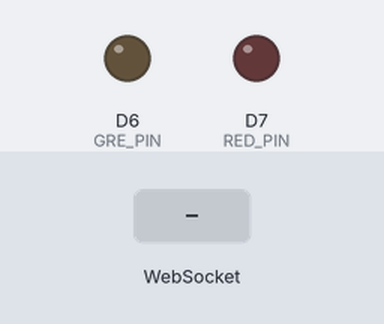
This sketch was run on a simulated ESP8266 (NodeMCU). Shown: output pins drawn as LEDs (lit = HIGH). The test bench sets the inputs (shaded band). WiFi joins after 1.5 s; servers stay silent unless stated; what the sketch prints to the serial monitor is not drawn.

Above: at 2.7 s.
2.8 s: WebSocket text "togglered" received
At 3.9 s:
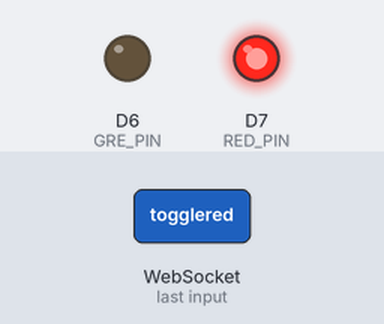
4.3 s: WebSocket text "togglegreen" received
At 5.0 s:
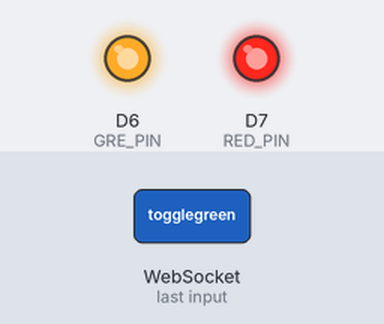
5.8 s: WebSocket text "togglered" received
At 6.2 s:
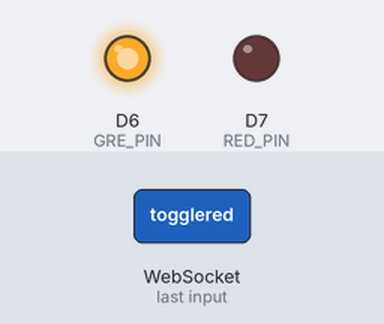
Timing chart, 0 to 8.8 s (numbered marks = the images above; inputs shaded):
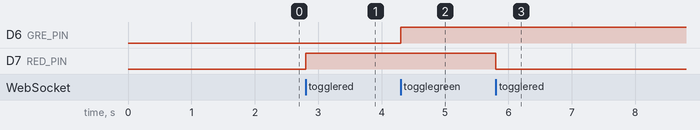

Measured:
- after the input at 2.8 s, D7 (RED_PIN): LOW → HIGH at once
- after the input at 4.3 s, D6 (GRE_PIN): LOW → HIGH at once
- after the input at 5.8 s, D7 (RED_PIN): HIGH → LOW at once

The sketch:

esp32.ino
```cpp
#include <ESP8266WiFi.h>
#include <WiFi.h>
#include <WiFiClient.h>
#include <ESP8266WebServer.h>
#include <WebSocketsServer.h>
#include "max6675.h"

#define MAX_FRAME_LENGTH 64
#define WIFI_SSID "LANtern [2Ghz]"
#define WIFI_PASS "A52E9A7197"

ESP8266WebServer server(80);
WebSocketsServer ledserver(55533);

const int RED_PIN = D7; bool RED_ON = false;
const int GRE_PIN = D6; bool GRE_ON = false;

/*****************************************/
//MAX66775
const int soPin = 3;
const int csPin = 4;
const int sckPin = 5;
MAX6675 thermo1(sckPin, csPin, soPin);

unsigned long t_prev;
float degC;
int toggleT1 = 0;
/*****************************************/

void handleRoot() {
  String page =
    "<html>"
      "<head><title>LED</title></head>"
      "<body>"
        "<button style='width:200px; height:100px; background-color:red;'   onclick='bclick(\"0\")' id='redled'>LED 1</button>"
        "<button style='width:200px; height:100px; background-color:green;' onclick='bclick(\"1\")' id='greenled'>LED 2</button>"
        "<h1 id='redstatus' style='width:200px; height:100px; '>Status: Unknown</h1>"
        "<h1 id='grestatus' style='width:200px; height:100px; '>Status: Unknown</h1>"

        "<script>"
        // Open connection
        "const ws = new WebSocket(\"ws://" + WiFi.localIP().toString() + ":55533\");"

         // Server messages
            "ws.addEventListener('message', function (e) {"
              "console.log(e.data);"
              "if (e.data == \"redoff\") { document.getElementById('redstatus').innerHTML = 'Red: OFF' ; }"
              "if (e.data == \"redon\") { document.getElementById('redstatus').innerHTML = 'Red: ON' ; }"
              "if (e.data == \"greoff\") { document.getElementById('grestatus').innerHTML = 'Green: OFF' ; }"
              "if (e.data == \"greon\") { document.getElementById('grestatus').innerHTML = 'Green: ON' ; }"
            "});"

            // Errors
            "ws.addEventListener('error', function (e) {"
              "console.log(e);"
            "});"

          "function bclick(n) {"
              // Send data
              "if (n == '0') ws.send(\"togglered\");"
              "if (n == '1') ws.send(\"togglegreen\");"
          "}"
        "</script>"
      "</body>"
    "</html>"
  ;

  server.send(200, "text/html", page.c_str());
}
void handleNotFound() {
  String message = "File Not Found\n\n";
  message += "URI: ";
  message += server.uri();
  message += "\nMethod: ";
  message += ( server.method() == HTTP_GET ) ? "GET" : "POST";
  message += "\nArguments: ";
  message += server.args();
  message += "\n";

  for ( uint8_t i = 0; i < server.args(); i++ ) {
    message += " " + server.argName ( i ) + ": " + server.arg ( i ) + "\n";
  }

  server.send( 404, "text/plain", message);
}

void webSocketEvent(uint8_t num, WStype_t type, uint8_t* payload, size_t lenght) {
  switch (type) {
    case WStype_DISCONNECTED: break;
    case WStype_CONNECTED: break;
    case WStype_TEXT: {
      String data = String((char*)payload);
      Serial.println("Client said: " + data);
      if (data == "togglered") {
        RED_ON = !RED_ON; //Serial.println(RED_ON ? "RED LED: ON" : "RED LED: OFF");

        digitalWrite(RED_PIN, RED_ON ? HIGH : LOW);

        char status[32];
        sprintf(status, "red%s", RED_ON ? "on" : "off");
        ledserver.sendTXT(num, status);
      } else if (data == "togglegreen") {
        GRE_ON = !GRE_ON; //Serial.println(GRE_ON ? "GREEN LED: ON" : "GREEN LED: OFF");

        digitalWrite(GRE_PIN, GRE_ON ? HIGH : LOW);

        char status[32];
        sprintf(status, "gre%s", GRE_ON ? "on" : "off");
        ledserver.sendTXT(num, status);
      }

      break;
    }
  }
}

void initWIFI() {
  WiFi.begin(WIFI_SSID, WIFI_PASS);
  while (WiFi.status() != WL_CONNECTED) { delay(500); Serial.print("."); }
  Serial.println(WiFi.localIP());
}
void initHTTPServer() {
  server.on("/", handleRoot);
  server.onNotFound(handleNotFound);
  server.begin();
  Serial.println("HTTP server started");
}
void initLEDServer() {
  pinMode(RED_PIN, OUTPUT); digitalWrite(RED_PIN, LOW);
  pinMode(GRE_PIN, OUTPUT); digitalWrite(GRE_PIN, LOW);

  ledserver.begin();
  ledserver.onEvent(webSocketEvent);
}

void setup() {
  Serial.begin(115200); Serial.println("");
  initWIFI();
  initHTTPServer();
  initLEDServer();

}
void loop() {
  ledserver.loop();
  server.handleClient();

}
```
